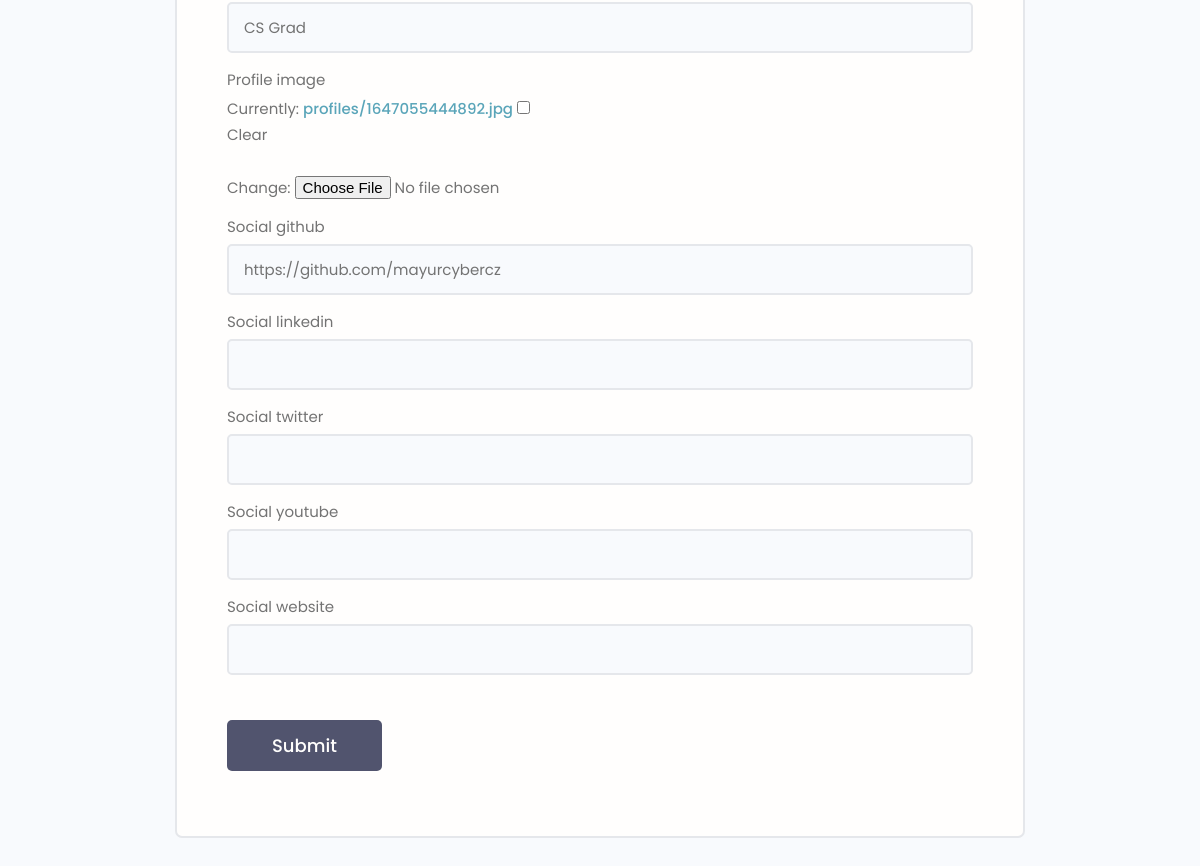
/edit-account/ (signed in, lower part), run on an earlier commit of the app's database.
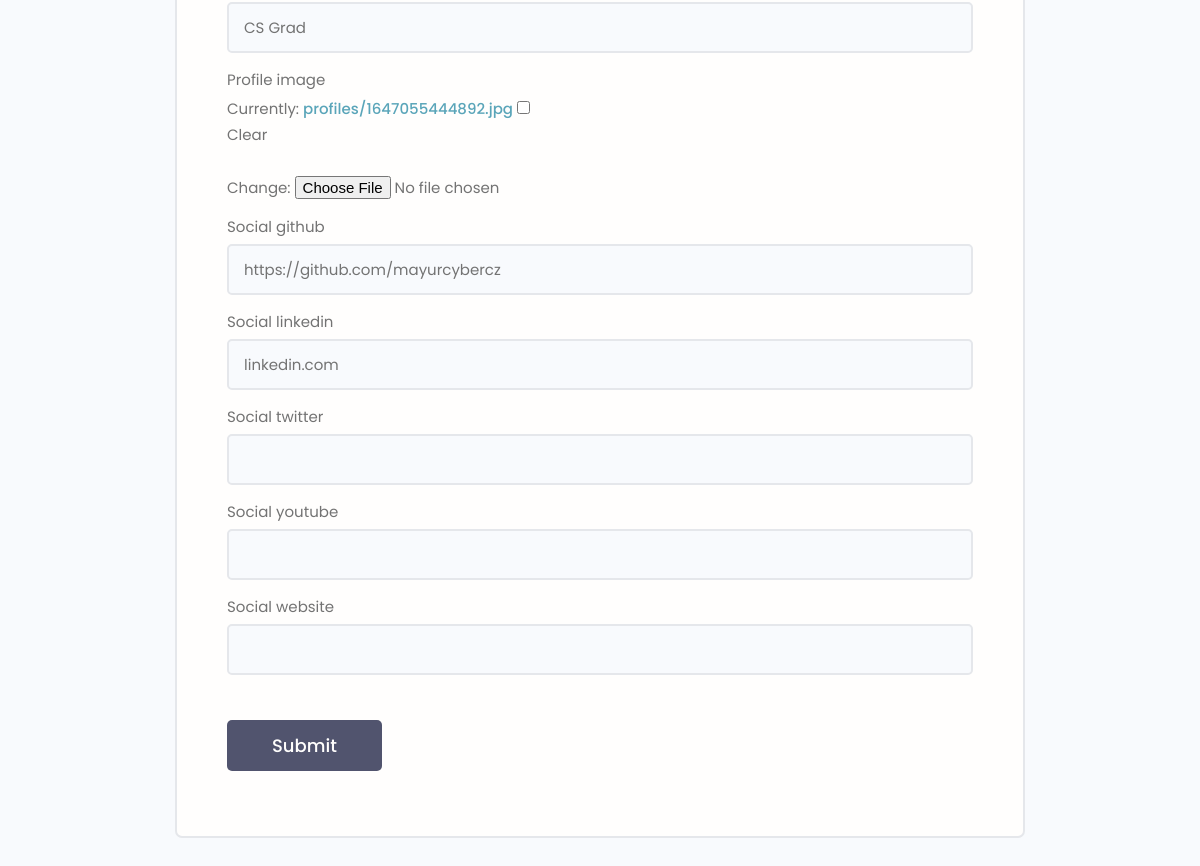
And on a later commit of the database.
### users/models.py (models this page shows, shortened)
class Profile(models.Model):
    user=models.OneToOneField(User, on_delete=models.CASCADE, null=True,blank=True)
    name=models.CharField(max_length=200,null=True,blank=True)
    email=models.EmailField(max_length=500,null=True,blank=True)
    username=models.CharField(max_length=200,null=True,blank=True)
    location=models.CharField(max_length=200,null=True,blank=True)
    short_intro=models.CharField(max_length=200,null=True,blank=True)
    bio=models.TextField(null=True,blank=True)
    profile_image=models.ImageField(null=True,blank=True,default="profiles/user-default.png", upload_to='profiles/')
    social_github=models.CharField(max_length=200,null=True,blank=True)
    social_twitter=models.CharField(max_length=200,null=True,blank=True)
    social_linkedin=models.CharField(max_length=200,null=True,blank=True)
    social_youtube=models.CharField(max_length=200,null=True,blank=True)
    social_website=models.CharField(max_length=200,null=True,blank=True)
    created=models.DateTimeField(auto_now_add=True)
    id=models.UUIDField(default=uuid.uuid4,unique=True,primary_key=True,editable=False)
    class Meta:
        ordering=['created']

### users/views.py (the view)
# urls.py: path('edit-account/',views.editAccount,name="edit-account"),
@login_required(login_url='login')
def editAccount(request):
    profile=request.user.profile
    form=ProfileForm(instance=profile)
    if request.method=="POST":
        form=ProfileForm(request.POST,request.FILES,instance=profile)
        if form.is_valid():
            form.save()
            return redirect('account')
    context={'form':form}
    return render(request,'users/profile_form.html',context)

### users/forms.py
class ProfileForm(ModelForm):
    class Meta:
        model=Profile
        fields=['name','email','username','location','bio','short_intro',
                'profile_image','social_github','social_linkedin','social_twitter',
                'social_youtube','social_website']
    def __init__(self,*args,**kwargs):
        super(ProfileForm,self).__init__(*args,**kwargs)
        for name,field in self.fields.items():
            field.widget.attrs.update({'class':'input'})

### users/templates/users/profile_form.html (shortened to what this page needs)
{% extends 'main.html' %}
{% block content %}
<main class="formPage my-xl">
    <div class="content-box">
        <div class="formWrapper">
            <br>
            <form class="form" action="{% url 'edit-account' %}" method="POST" enctype="multipart/form-data">
                {% for field in form %}
                <div class="form__field">
                    <label for="formInput#text">{{field.label}}</label>
                    {{field}}
                </div>
                {% endfor %}
                <input class="btn btn--sub btn--lg  my-md" type="submit" value="Submit" />
            </form>
        </div>
    </div>
</main>
{% endblock content %}

What changed in the data, as far as the page shows it:
changed Profile "CS Grad": social_linkedin (not shown) → "linkedin.com"
